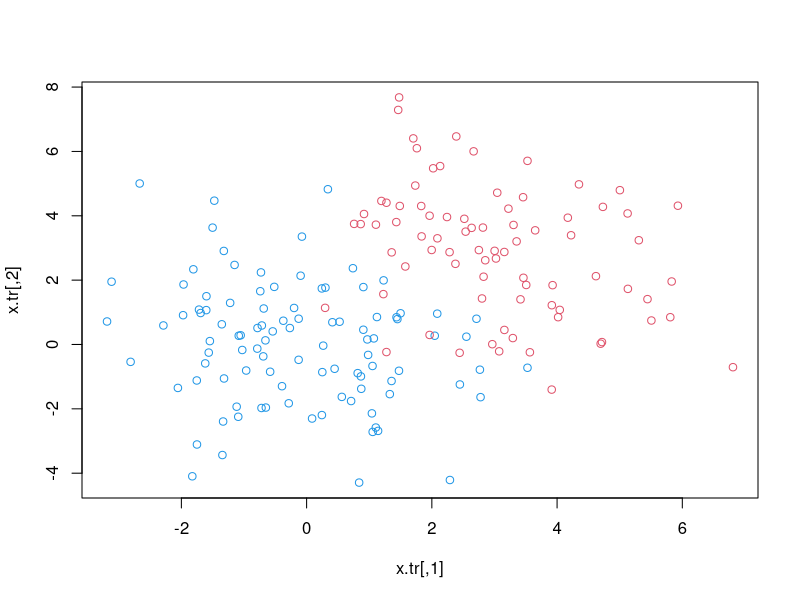
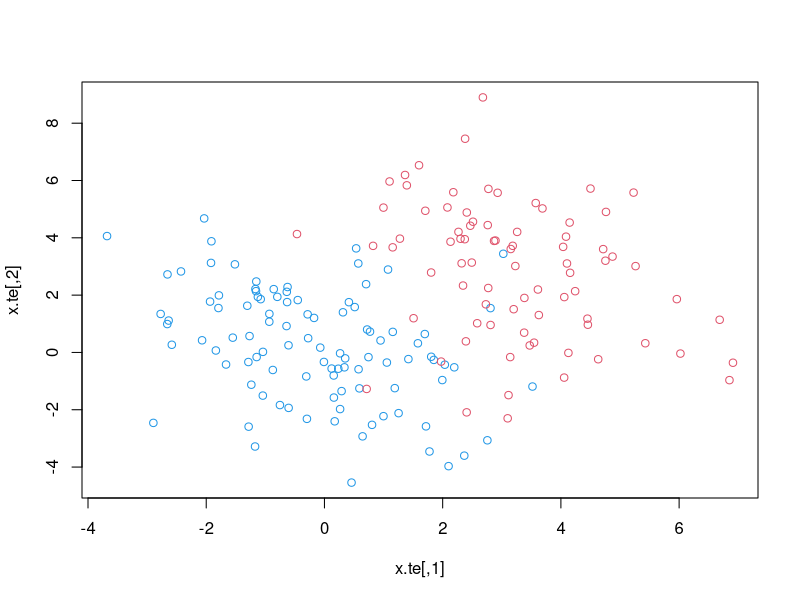
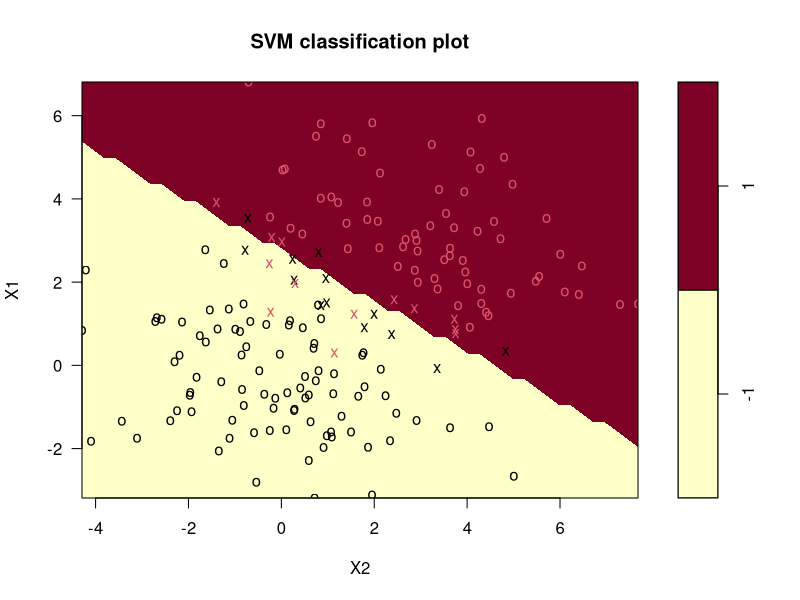
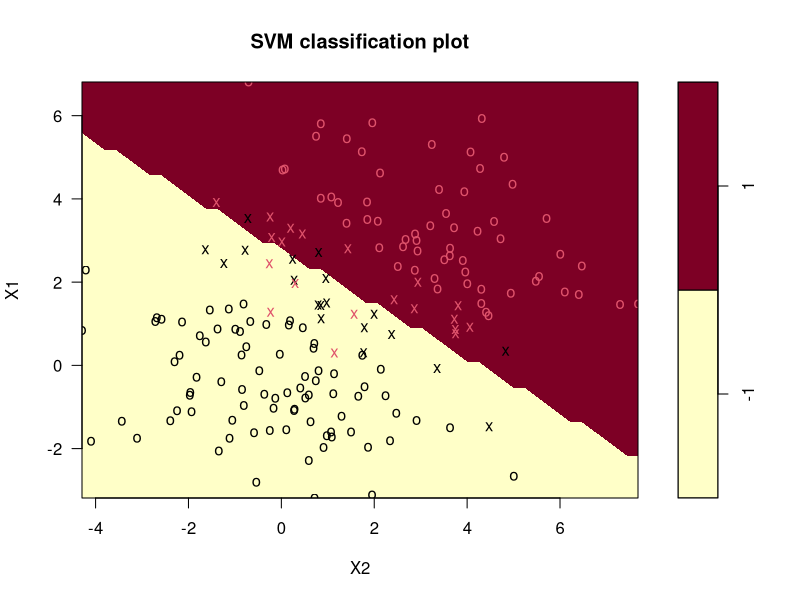
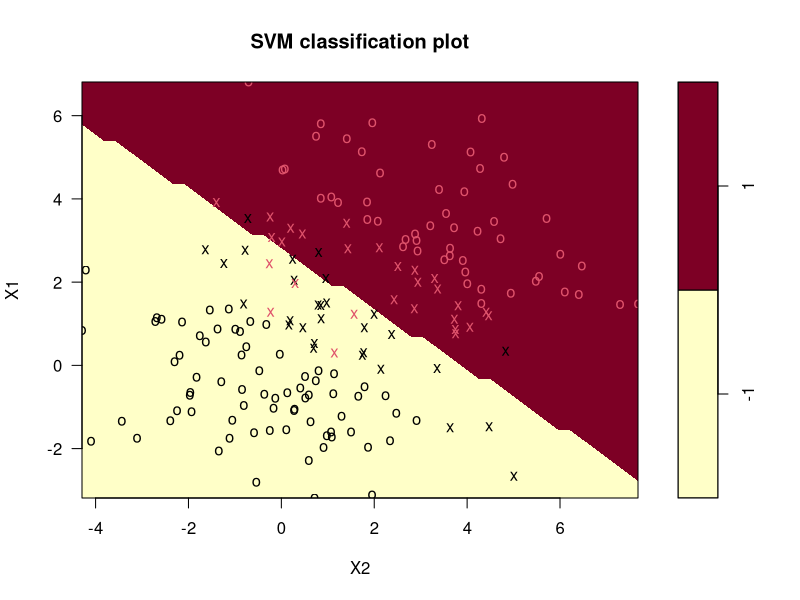

The R source for these figures, in order:
#########################
# Support vector machine#
#########################

#Packages for create new dataset
install.packages('e1071')
install.packages('mvtnorm')
library(e1071)
library(mvtnorm)



##Support vector classifier (Binary classifier)


#1. Data generation

#1.1 set values and covariance matrix
n1 = 100
n2 = 80
p = 2

Sig = matrix(c(2,-0.75,-0.75,4), nrow=2, ncol=2) #covariance matrix
Sig




#1.2 create a training and test dataset

#1.2.1 Training dataset
x1.tr = rmvnorm(n1, mean=rep(0,p), sigma=Sig)
x2.tr = rmvnorm(n2, mean=rep(3,p), sigma=Sig)
x.tr = rbind(x1.tr, x2.tr)
y.tr = c(rep(-1,n1), rep(1,n2))
train = data.frame(x.tr, y=as.factor(y.tr))
train
plot(x.tr, col=(3-y.tr))


#1.2.2 Test dataset
x1.te = rmvnorm(n1, mean=rep(0,p), sigma=Sig)
x2.te = rmvnorm(n2, mean=rep(3,p), sigma=Sig)
x.te = rbind(x1.te, x2.te)
y.te = c(rep(-1,n1), rep(1,n2))
test = data.frame(x.te, y=as.factor(y.te))
test
plot(x.te, col=(3-y.te))



#2. Classifier

# SVM fitting code
# e.g., fit = svm(y ~., data=dat, kernel='linear', cost=5, scale=FALSE)
# cost = tuning parameter, margine의 폭을 결정. C-V로 찾아줘야 하는 값.
#         Non-linear의 경우 decision boundary의 smoothness를 의미함.

#2.1 SVM when cost = 5
fit1 = svm(y ~., data=train, kernel='linear', cost=5, scale=FALSE)
summary(fit1)
fit1$index
plot(fit1,train)

#2.2 SVM when cost = 0.1
fit2 = svm(y ~., data=train, kernel='linear', cost=0.1, scale=FALSE)
summary(fit2)
fit2$index
plot(fit2,train)

#2.3 Parmater tuning of 'SVM' using 5-fold Cross Validation
c = tune(svm, y ~., data=train, kernel='linear', tunecontrol =
           tune.control(cross=5), range=list(cost=c(0.001,0.01,0.1,1,5,10,100)))
summary(c)
bestM = c$best.model
summary(bestM)
plot(bestM,train)

#3. Prediction
head(test)
yhat = predict(bestM, test)
sum(yhat != y.te)/ (n1+n2)


